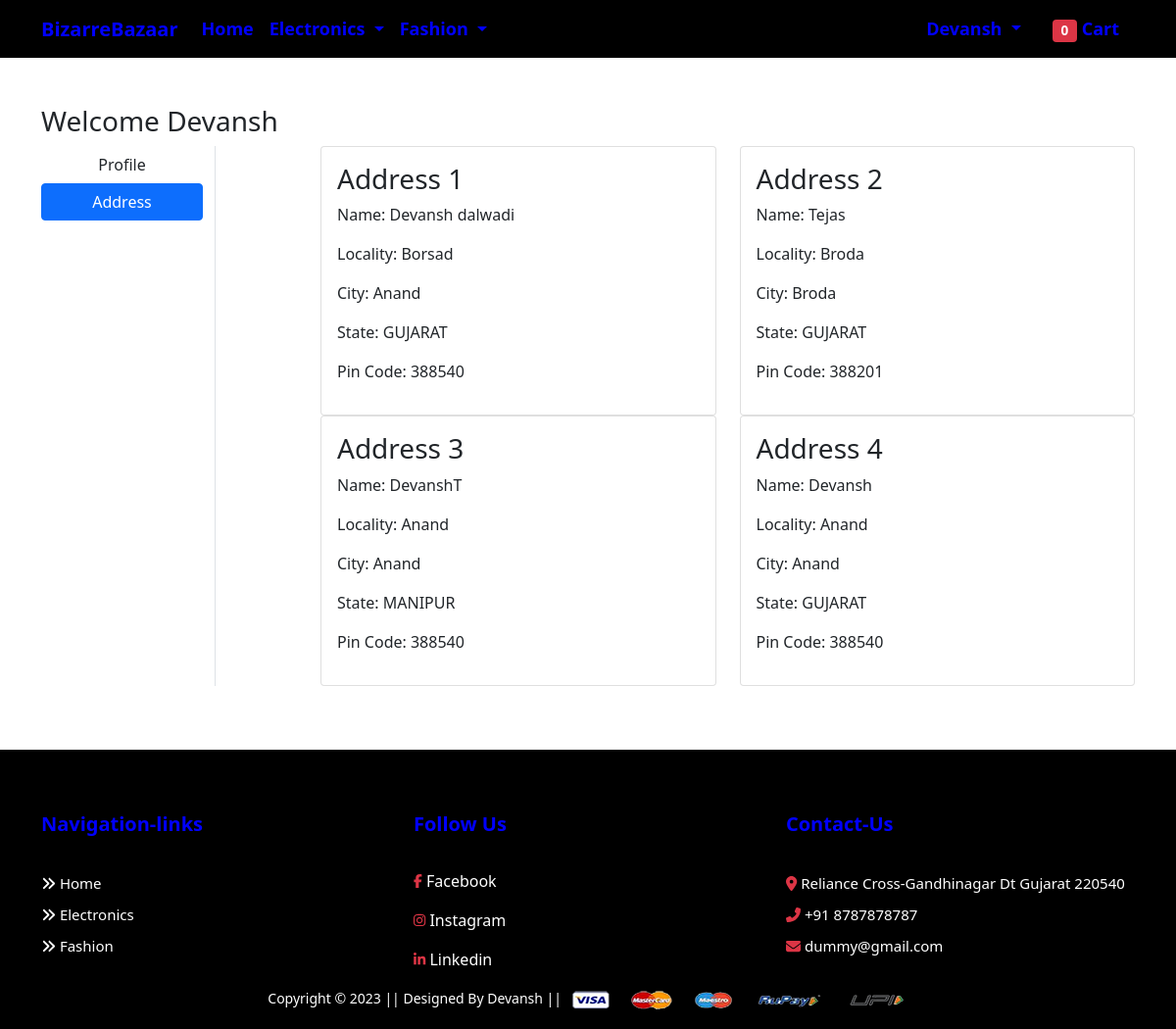
The page /address/ (signed in) on the database its author committed.
### app/models.py (models this page shows, shortened)
class Customer(models.Model):
    user = models.ForeignKey(User,on_delete=models.CASCADE)
    name = models.CharField(max_length=255)
    locality = models.CharField(max_length=255)
    city = models.CharField(max_length=255)
    zipcode = models.IntegerField()
    state = models.CharField(choices=STATE_CHOICES,max_length=250)

### app/views.py (the view)
# urls.py: path('address/', views.address, name='address'),
@login_required
def address(request):
    add = Customer.objects.filter(user = request.user)
    return render(request, 'app/address.html',{'add':add})

### app/context_processors.py (called while the page is built)
def cart_count(request):
    if request.user.is_authenticated:
        cart_items = Cart.objects.filter(user=request.user)
        cart_count = cart_items.count()
    else:
        cart_count = 0
    return {'cart_count': cart_count}

### app/templates/app/address.html (shortened to what this page needs)
{% extends 'app/base.html' %}
{% load static %}
{% block main-content %}
<div class="container my-5" style="margin-bottom:25px;">
 <div class="row">
 <h3>Welcome {{user.username|capfirst}}</h3>
  <div class="col-sm-2 border-end">
   <ul class="list-unstyled">
    <li class="d-grid"><a href="{% url 'profile' %}" class="btn">Profile</a></li>
    <li class="d-grid"><a href="{% url 'address' %}" class="btn btn-primary">Address</a></li>
   </ul>
  </div>
  <div class="col-sm-9 offset-sm-1">
   <div class="row">
    {%for ad in add%}
    <div class="col-sm-6">
     <div class="card">
      <div class="card-body">
       <h3>Address {{forloop.counter}}</h3>
       <p>Name: {{ad.name}}</p>
       <p>Locality: {{ad.locality}}</p>
       <p>City: {{ad.city}}</p>
       <p>State: {{ad.state}}</p>
       <p>Pin Code: {{ad.zipcode}}</p>
      </div>
     </div>
    </div>
    {%endfor%}
   </div>
  </div>
 </div>
</div>
{% endblock main-content %}

### app/templates/app/base.html (shortened to what this page needs)
<!doctype html>
{% load static %}
<html lang="en">
  <head>
    <link href="https://cdn.jsdelivr.net/npm/bootstrap@5.0.0-beta1/dist/css/bootstrap.min.css" rel="stylesheet">
    <link rel="stylesheet" href="{% static 'app/css/owl.carousel.min.css' %}">
    <link rel="stylesheet" href="{% static 'app/css/all.min.css' %}">
    <link rel="stylesheet" href="{% static 'app/css/style.css' %}">
  </head>
  <body>
    <nav class="navbar navbar-expand-lg navbar-dark" style="background:black;">
     <div class="container" style="font-size:18px;">
       <a class="navbar-brand" style="color:blue; font-weight:600;" onmouseover="this.style.color='white'"
   onmouseout="this.style.color='blue'" href="/">BizarreBazaar</a>
       <div class="collapse navbar-collapse" id="navbarSupportedContent">
         <ul class="navbar-nav me-auto mb-2 mb-lg-0">
           <li class="nav-item">
             <a class="nav-link active" style="color:blue; font-weight:600;" onmouseover="this.style.color='white'"
   onmouseout="this.style.color='blue'" aria-current="page" href="/">Home</a>
           </li>
           <li class="nav-item dropdown">
             <a class="nav-link dropdown-toggle" style="color:blue;font-weight:600;"onmouseover="this.style.color='white'"
   onmouseout="this.style.color='blue'" href="#" id="electronicsDropdown" role="button" data-bs-toggle="dropdown" aria-expanded="false">
               Electronics
             </a>
           </li>
           <li class="nav-item dropdown">
             <a class="nav-link dropdown-toggle" style="color:blue;font-weight:600;" onmouseover="this.style.color='white'"
   onmouseout="this.style.color='blue'" href="#" id="fashionDropdown" role="button" data-bs-toggle="dropdown" aria-expanded="false">
               Fashion
             </a>
           </li>
         </ul>
         <div>
          <ul class="navbar-nav  me-auto mb-2 mb-lg-0">
            {%if request.user.is_authenticated %}
           <li class="nav-item dropdown mx-2">
              <a class="nav-link dropdown-toggle" style="color:blue;font-weight:600;text-transform: capitalize;" onmouseover="this.style.color='white'"
   onmouseout="this.style.color='blue'" href="#" id="profileDropdown" role="button" data-bs-toggle="dropdown" aria-expanded="false">
                {{user.username}}
              </a>
            </li>
            <li class="nav-item mx-2">
             <a href="{% url 'showcart' %}" class="nav-link" style="color:blue;font-weight:600;" onmouseover="this.style.color='white'"
   onmouseout="this.style.color='blue'"><span class="badge bg-danger">{{cart_count}}</span> Cart </a>
            </li>
            {%endif%}
          </ul>
         </div>
       </div>
     </div>
    </nav>
    {% block main-content %} {% endblock main-content %}
    <footer id="footer" class="footer" style="padding-bottom:20px;">
      <div class="container">
        <div class="row">
            <div class="col-md-4">
                <div class="useful-link">
                    <h2 style="color: blue;">Navigation-links</h2>
                    <div class="use-links">
                        <li><a href="/home"><i class="fa-solid fa-angles-right"></i> Home</a></li>
                        <li><a href="/mobile"><i class="fa-solid fa-angles-right"></i> Electronics</a></li>
                        <li><a href="/topwear"><i class="fa-solid fa-angles-right"></i> Fashion</a></li>
                    </div>
                </div>
            </div>
            <div class="col-md-4">
              <div class="social-links">
                <h2 style="color: blue;">Follow Us</h2>
                <div class="social-icons" style="font-weight: 500;">
                  <li><a href=""><i class="fab fa-facebook-f fa-sm text-danger"></i> Facebook</a></li>
                  <li><a href=""><i class="fab fa-instagram fa-sm text-danger"></i> Instagram</a></li>
                  <li><a href=""><i class="fab fa-linkedin-in fa-sm text-danger"></i> Linkedin</a></li>
                </div>
              </div>
            </div>
            <div class="col-md-4">
              <div class="address">
                  <h2 style="color: blue;">Contact-Us</h2>
                  <div class="address-links" style="font-weight: 500;">
                    <li><a href=""><i class="fas fa-map-marker-alt text-danger"></i> Reliance Cross-Gandhinagar Dt Gujarat 220540</a></li>
                    <li><a href=""><i class="fas fa-phone-alt text-danger"></i> +91 8787878787</a></li>
                    <li><a href=""><i class="fas fa-envelope text-danger"></i> dummy@gmail.com</a></li>
                  </div>
              </div>
            </div>
          </div>
        </div>
       <div class="container text-center" style="width: 100%;font-weight:800px; margin-top:15px;">
          <small class="text-white" style="margin-bottom:50px;">Copyright &copy; 2023 || Designed By Devansh || </small>
          <img src="{% static 'app/images/payment.png' %}" alt="" srcset="" class="img-fluid" height="5px">
      </div>
    </footer>
  </body>
  <link rel="stylesheet" href="https://cdnjs.cloudflare.com/ajax/libs/font-awesome/5.15.4/css/all.min.css" />
</html>

### app/templates/app/base.html (style rules this page uses)
* { -webkit-box-sizing:border-box; -moz-box-sizing:border-box; -o-box-sizing:border-box; -ms-box-sizing:border-box; box-sizing:border-box; }
body { background: #fff; max-width:1920px; margin:0 auto; overflow-x:hidden; }
#footer { margin-top:65px; padding-top: 4rem; padding-bottom: 0px; background-color: black; }
.social-links h2 { font-size: 20px; font-weight: 600; }
.social-icons { display: flex; flex-direction: column; gap: 1rem; }
.social-icons a { color: #ffffff; }
li { list-style: none; }
.useful-link h2 { font-size: 20px; font-weight: 600; }
.use-links { line-height: 32px; }
.use-links li a { color: #303030; font-size: 15px; font-weight: 500; color: #ffffff; }
.address h2 { font-size: 20px; font-weight: 600; }
.address-links li a { color: #3e49e2; font-size: 15px; font-weight: 500; color: #ffffff; text-decoration: none; }
.use-links li a { text-decoration:none; }
.social-links li a { text-decoration:none; }
.address-links { line-height: 32px; color: #ffffff; }

### rows shown on the page
Customer: name "Devansh dalwadi", locality "Borsad", city "Anand", state "GUJARAT", zipcode "388540"
Customer: name "Tejas", locality "Broda", city "Broda", state "GUJARAT", zipcode "388201"
Customer: name "DevanshT", locality "Anand", city "Anand", state "MANIPUR", zipcode "388540"
Customer: name "Devansh", locality "Anand", city "Anand", state "GUJARAT", zipcode "388540"

### other values the page prints
{{ user.username }} "Devansh"
{{ cart_count }} "0"
{{ user.username|capfirst }} "Devansh"
